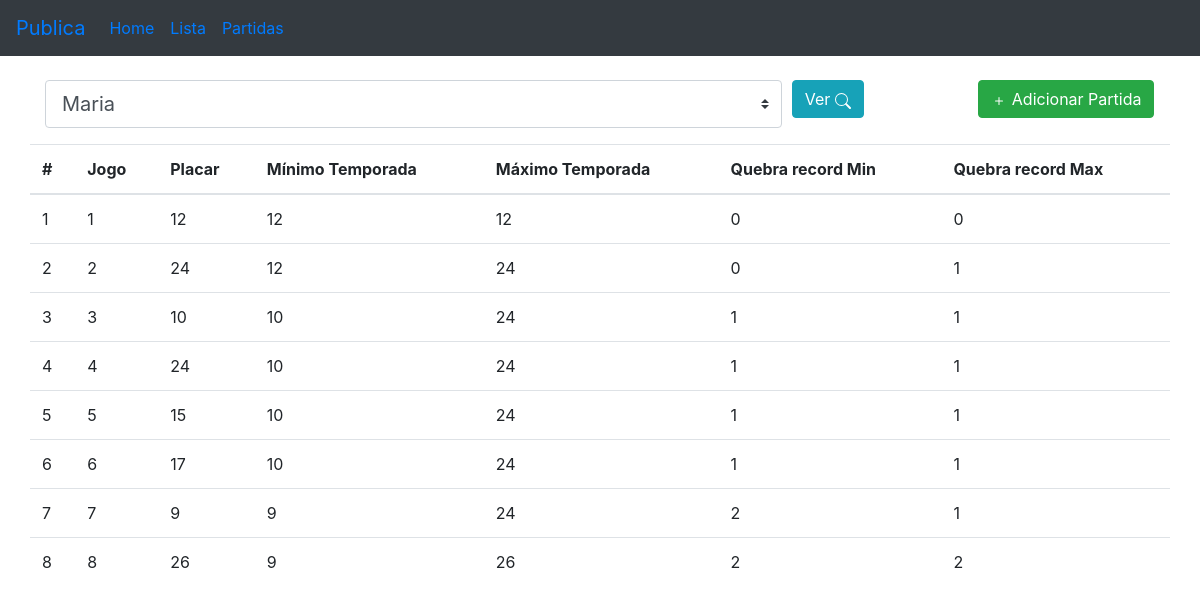
The page /partidas.php?jogador=1 on the database its author committed.
### tables this page shows
CREATE TABLE IF NOT EXISTS `partida` (
  `id` int(11) NOT NULL AUTO_INCREMENT,
  `id_jogo` int(11) NOT NULL,
  `id_jogador` int(11) NOT NULL,
  `placar` int(11) NOT NULL,
  `min_temporada` int(11) NOT NULL,
  `max_temporada` int(11) NOT NULL,
  `qrecorde_min` int(11) NOT NULL,
  `qrecorde_max` int(11) NOT NULL,
  PRIMARY KEY (`id`)
);

### partidas.php (the view, shortened to what this page needs)
<?php
$query = "SELECT * FROM jogador;";
$conexao = conecta();
$aJogadores = mysqli_query($conexao, $query);
if (isset($_POST['jogador']) && $_POST['jogador'] > 0) {
    $jogador = $_POST['jogador'];
    $dadosPartidas = get_dados_partida($jogador);
}else if (isset($_GET['jogador']) && $_GET['jogador'] > 0) {
    $jogador = $_GET['jogador'];
    $dadosPartidas = get_dados_partida($jogador);
}
?>
<!DOCTYPE html>
<html lang="pt-BR">
<head>
    <link rel="stylesheet" href="https://stackpath.bootstrapcdn.com/bootstrap/4.5.2/css/bootstrap.min.css">
</head>
<body>
    <header>
        <nav class="navbar navbar-expand-lg navbar-primary bg-dark">
            <a class="navbar-brand" href="index.php">Publica</a>
            <div class="collapse navbar-collapse" id="navbarSupportedContent">
                <ul class="navbar-nav mr-auto">
                    <li class="nav-item active">
                        <a class="nav-link" href="index.php">Home <span class="sr-only">(current)</span></a>
                    </li>
                    <li class="nav-item">
                        <a class="nav-link" href="lista.php">Lista</a>
                    </li>
                    <li class="nav-item">
                        <a class="nav-link" href="partidas.php">Partidas</a>
                    </li>
                </ul>
            </div>
        </nav>
    </header>
    <br>
    <main>
        <div id="container-table" class="container">
            <form action="partidas.php" method="POST">
                <div class="form-row">
                    <div class="col-8">
                        <select name="jogador" class="custom-select custom-select-lg mb-3" id="jogadores">
                            <?php
                            if ($aJogadores) {
                                while ($row = mysqli_fetch_array($aJogadores)) {
                                    $select = "";
                                    if (isset($jogador)) {
                                        if ($jogador == $row['id']) {
                                            $select = "selected";
                                        }
                                    }
                            ?>
                                    <option <?= $select ?> value="<?= $row['id'] ?>" value="1"><?= $row['nome'] ?></option>
                            <?php
                                }
                            }
                            ?>
                        </select>
                    </div>
                    <div class="col-2">
                        <button class="btn btn-info">Ver
                        </button>
                    </div>
                    <div class="col-2">
                        <?php
                        if (isset($jogador)) {
                        ?>
                        <button type="button" class="btn btn-success" onclick="$('#formulario').show();">
                            <svg width="1em" height="1em" viewBox="0 0 16 16" class="bi bi-plus" fill="currentColor" xmlns="http://www.w3.org/2000/svg">
                                <path fill-rule="evenodd" d="M8 4a.5.5 0 0 1 .5.5v3h3a.5.5 0 0 1 0 1h-3v3a.5.5 0 0 1-1 0v-3h-3a.5.5 0 0 1 0-1h3v-3A.5.5 0 0 1 8 4z" />
                            </svg>
                            Adicionar Partida
                        </button>
                        <?php } ?>
                    </div>
                </div>
            </form>
            <div class="row">
                <table class="table table-hover">
                    <thead>
                        <tr>
                            <th scope="col">#</th>
                            <th scope="col">Jogo</th>
                            <th scope="col">Placar</th>
                            <th scope="col">Mínimo Temporada</th>
                            <th scope="col">Máximo Temporada</th>
                            <th scope="col">Quebra record Min</th>
                            <th scope="col">Quebra record Max</th>
                        </tr>
                    </thead>
                    <tbody id="dados-jogador">
                        <?php
                        if (isset($dadosPartidas)) {
                            echo $dadosPartidas;
                        }
                        ?>
                    </tbody>
                </table>
            </div>
        </div>
    </main>
    <br>
</body>
</html>
<?php
function get_dados_partida($id)
{
    $conexao = conecta();
    $query = "SELECT * FROM partida WHERE id_jogador = {$id}";
    try {
        $result = mysqli_query($conexao, $query);
        $htmlDados = "";
        while ($row = mysqli_fetch_array($result)) {
            $htmlDados .= "<tr>";
            $htmlDados .= "<td>{$row['id']}</td>";
            $htmlDados .= "<td>{$row['id_jogo']}</td>";
            $htmlDados .= "<td>{$row['placar']}</td>";
            $htmlDados .= "<td>{$row['min_temporada']}</td>";
            $htmlDados .= "<td>{$row['max_temporada']}</td>";
            $htmlDados .= "<td>{$row['qrecorde_min']}</td>";
            $htmlDados .= "<td>{$row['qrecorde_max']}</td>";
            $htmlDados .= "</tr>";
        }
        return $htmlDados;
    } catch (\Throwable $th) {
        echo "<html><script language='JavaScript'>alert('Ops! Ocorreu um erro.');history.go(-1)</script></html>";
    }
}
?>

### rows shown on the page
partida: id "1", id_jogo "1", placar "12", min_temporada "12", max_temporada "12", qrecorde_min "0", qrecorde_max "0"
partida: id "2", id_jogo "2", placar "24", min_temporada "12", max_temporada "24", qrecorde_min "0", qrecorde_max "1"
partida: id "3", id_jogo "3", placar "10", min_temporada "10", max_temporada "24", qrecorde_min "1", qrecorde_max "1"
partida: id "4", id_jogo "4", placar "24", min_temporada "10", max_temporada "24", qrecorde_min "1", qrecorde_max "1"
partida: id "5", id_jogo "5", placar "15", min_temporada "10", max_temporada "24", qrecorde_min "1", qrecorde_max "1"
partida: id "6", id_jogo "6", placar "17", min_temporada "10", max_temporada "24", qrecorde_min "1", qrecorde_max "1"
partida: id "7", id_jogo "7", placar "9", min_temporada "9", max_temporada "24", qrecorde_min "2", qrecorde_max "1"
partida: id "8", id_jogo "8", placar "26", min_temporada "9", max_temporada "26", qrecorde_min "2", qrecorde_max "2"

### other values the page prints
form field jogador "Maria"
